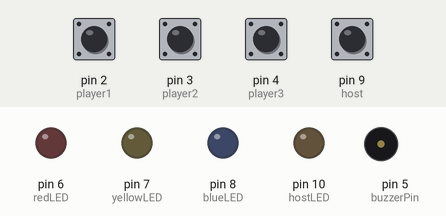
This sketch was run on a simulated Arduino Uno, built with avr-gcc and run on an emulated ATmega328P. Parts: output pins drawn as LEDs (lit = HIGH), buzzer (waves = sounding). Dashed ring = blinking. The test bench sets the inputs (shaded band); at power-on: pin 2 (player1), pin 3 (player2), pin 4 (player3), pin 9 (host) HIGH. Pins used as bus, display or sensor lines are not drawn.

Above: at 1.2 s.
1.3 s: pin 9 (host) pulled LOW for 0.15 s
At 1.4 s:
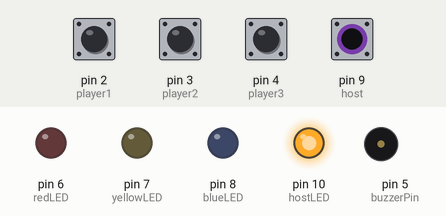
3.0 s: pin 2 (player1) pulled LOW for 0.15 s
At 4.5 s:
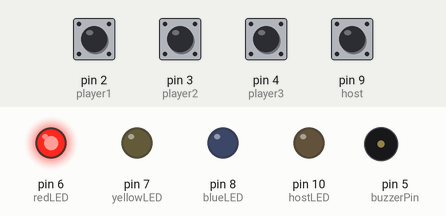
4.9 s: pin 9 (host) pulled LOW for 1 s
At 7.1 s:
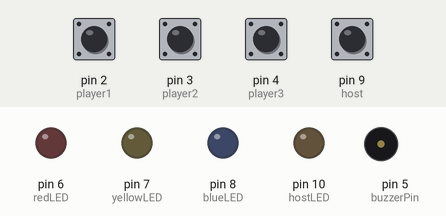
7.4 s: pin 3 (player2) pulled LOW for 0.15 s
At 9.0 s:
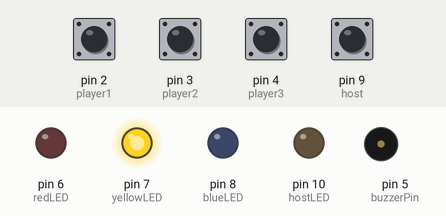
9.3 s: pin 2 (player1) driven LOW and pin 9 (host) driven LOW
At 9.72 s:
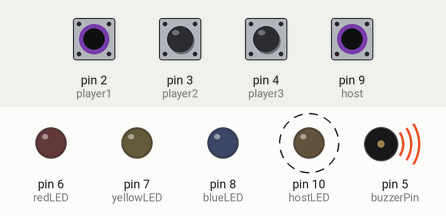
12.3 s: pin 4 (player3) pulled LOW for 1 s
At 13.11 s:
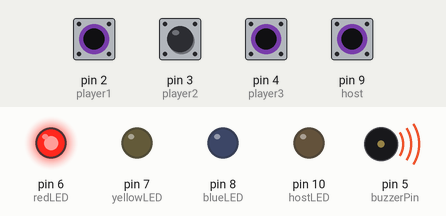
Timing chart, 0 to 16.3 s (numbered marks = the images above; inputs shaded):
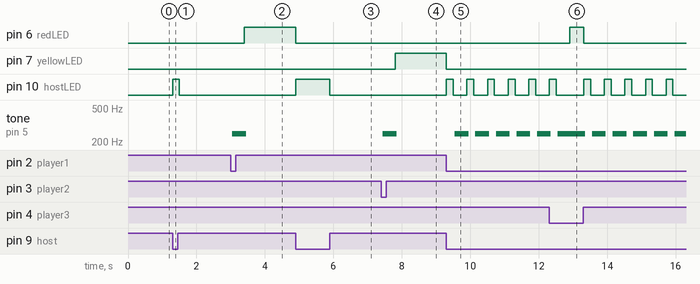

The sketch:

responder.ino
```cpp
#define player1 2  //the number of the player 1
#define player2 3  //player2 attach to
#define player3 4  //player3 attach to
#define host    9  //host key attach to
#define buzzerPin 5  //the buzzer attach to
#define redLED 6  //red LED attach to
#define yellowLED 7  //yellow LED attach to
#define blueLED 8  //blue LED attach to
#define hostLED 10  //host LED attach to

#define uint8 unsigned char
#define uint16 unsigned int

uint8 flag = 0;  //used to indicate the state of host key
uint8 p1State,p2State,p3State,hState = 0;

void setup()
{
  //initialize buzzer,red LED, yellow LED, blue LED and host LED as output
  pinMode(buzzerPin, OUTPUT);
  pinMode(redLED, OUTPUT);
  pinMode(yellowLED, OUTPUT);
  pinMode(blueLED, OUTPUT);
  pinMode(hostLED, OUTPUT);
  //initialize player1,player2 and player3 as input,combined with pullup
  pinMode(player1, INPUT_PULLUP);
  pinMode(player2, INPUT_PULLUP);
  pinMode(player3, INPUT_PULLUP);
  pinMode(host, INPUT_PULLUP);
  //turn all the led off
  digitalWrite(redLED, LOW);
  digitalWrite(yellowLED, LOW);
  digitalWrite(blueLED, LOW);
  digitalWrite(hostLED, LOW);
}
void loop()
{
  //turn all the led off
  digitalWrite(redLED, LOW);
  digitalWrite(yellowLED, LOW);
  digitalWrite(blueLED, LOW);
  digitalWrite(hostLED, LOW);
  //read the state of the host key
  hState = digitalRead(host);
  //when host key pressed
  if(hState == 0)
  {
    if(hState == 0)  //confirm that the host key is pressed
    {
      flag = 1;  //if so,flag is 1
      digitalWrite(hostLED, HIGH);  //turn the host LED on
      delay(200);
    }
  }
  if(1 == flag)
  {
    //read the state of the button of players
    p1State = digitalRead(player1);
    p2State = digitalRead(player2);
    p3State = digitalRead(player3);
    //If the player1 press the first
    if(p1State == 0)
    {
      flag = 0;
      digitalWrite(hostLED, LOW);
      Alarm();  //buzzer sound
      digitalWrite(redLED,HIGH);  //turn the red LED on only
      digitalWrite(yellowLED,LOW);
      digitalWrite(blueLED,LOW);
      while(digitalRead(host));  //detect the host,if pressed,out of the while loop
    }
    //If the player2 press the first
    if(p2State == 0)
    {
      flag = 0;
      digitalWrite(hostLED, LOW);
      Alarm();
      digitalWrite(redLED,LOW);
      digitalWrite(yellowLED,HIGH);
      digitalWrite(blueLED,LOW);
      while(digitalRead(host));
    }
    //If the player3 press the first
    if(p3State == 0)
    {
      flag = 0;
      digitalWrite(hostLED, LOW);
      Alarm();
      digitalWrite(redLED,LOW);
      digitalWrite(yellowLED,LOW);
      digitalWrite(blueLED,HIGH);
      while(digitalRead(host));
    }
  }
}
//buzzer sound
void Alarm()
{
  for(int i=0;i<100;i++){
  digitalWrite(buzzerPin,HIGH); //the buzzer sound
  delay(2);
  digitalWrite(buzzerPin,LOW);  //without sound
  delay(2);                     //when delay time changed,the frequency changed
  }
}
```

Measured:
- after the input at 1.3 s, pin 10 (hostLED): LOW → HIGH at once, → LOW 0.20 s later
- after the input at 3.0 s, pin 6 (redLED): LOW → HIGH after 0.40 s; tone on pin 5 (buzzerPin): silent → 249 Hz after 0.05 s, → silent 0.40 s later
- after the input at 4.9 s, pin 6 (redLED): HIGH → LOW at once; pin 10 (hostLED): LOW → HIGH at once, → LOW 1.0 s later
- after the input at 7.4 s, pin 7 (yellowLED): LOW → HIGH after 0.40 s; tone on pin 5 (buzzerPin): silent → 249 Hz after 0.05 s, → silent 0.40 s later
- after the input at 9.3 s, pin 7 (yellowLED): HIGH → LOW at once; pin 10 (hostLED): alternates HIGH for 0.20 s and LOW for 0.40 s, starting at once; tone on pin 5 (buzzerPin): alternates 249 Hz for 0.40 s and silent for 0.20 s, starting after 0.25 s
- after the input at 12.3 s, pin 6 (redLED): LOW → HIGH after 0.61 s, → LOW 0.40 s later
